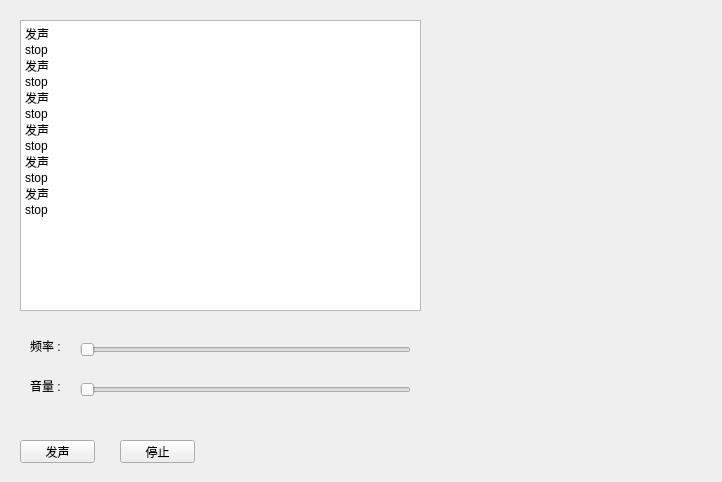
<?xml version="1.0" encoding="UTF-8"?>
<ui version="4.0">
 <class>MainWindow</class>
 <widget class="QMainWindow" name="MainWindow">
  <property name="geometry">
   <rect>
    <x>0</x>
    <y>0</y>
    <width>722</width>
    <height>482</height>
   </rect>
  </property>
  <property name="windowTitle">
   <string>MainWindow</string>
  </property>
  <property name="styleSheet">
   <string notr="true"/>
  </property>
  <widget class="QWidget" name="centralWidget">
   <widget class="QPushButton" name="pushButton">
    <property name="geometry">
     <rect>
      <x>20</x>
      <y>440</y>
      <width>75</width>
      <height>23</height>
     </rect>
    </property>
    <property name="text">
     <string>发声</string>
    </property>
   </widget>
   <widget class="QLabel" name="label">
    <property name="geometry">
     <rect>
      <x>30</x>
      <y>340</y>
      <width>54</width>
      <height>12</height>
     </rect>
    </property>
    <property name="text">
     <string>频率 :</string>
    </property>
   </widget>
   <widget class="QLabel" name="label_2">
    <property name="geometry">
     <rect>
      <x>30</x>
      <y>380</y>
      <width>54</width>
      <height>12</height>
     </rect>
    </property>
    <property name="text">
     <string>音量 : </string>
    </property>
   </widget>
   <widget class="QSlider" name="horizontalSlider">
    <property name="geometry">
     <rect>
      <x>80</x>
      <y>340</y>
      <width>331</width>
      <height>19</height>
     </rect>
    </property>
    <property name="orientation">
     <enum>Qt::Horizontal</enum>
    </property>
   </widget>
   <widget class="QSlider" name="horizontalSlider_2">
    <property name="geometry">
     <rect>
      <x>80</x>
      <y>380</y>
      <width>331</width>
      <height>19</height>
     </rect>
    </property>
    <property name="orientation">
     <enum>Qt::Horizontal</enum>
    </property>
   </widget>
   <widget class="QPushButton" name="pushButton_2">
    <property name="geometry">
     <rect>
      <x>120</x>
      <y>440</y>
      <width>75</width>
      <height>23</height>
     </rect>
    </property>
    <property name="text">
     <string>停止</string>
    </property>
   </widget>
   <widget class="QPlainTextEdit" name="plainTextEdit">
    <property name="geometry">
     <rect>
      <x>20</x>
      <y>20</y>
      <width>401</width>
      <height>291</height>
     </rect>
    </property>
    <property name="plainText">
     <string>发声
stop
发声
stop
发声
stop
发声
stop
发声
stop
发声
stop
</string>
    </property>
   </widget>
  </widget>
 </widget>
 <layoutdefault spacing="6" margin="11"/>
 <resources/>
 <connections/>
</ui>
